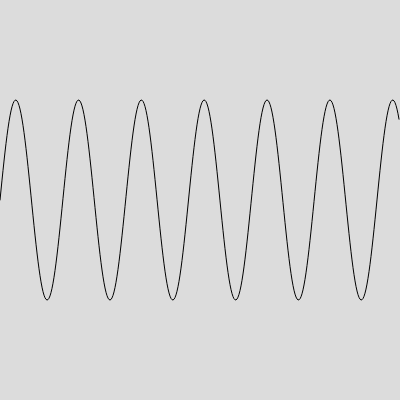
Frame 1 (no input)
Frame 60 (no input): identical to frame 1, image omitted
Frame 120 (the mouse pressed at the canvas centre since frame 60): identical to frame 1, image omitted

The p5.js sketch that drew this single still picture (run headless with seeded random() and noise() and a simulated clock; from frame 60 on, the mouse is pressed at the canvas centre):

// p5.js sketch
// ── sketch.js
function setup() {
  createCanvas(400, 400);
}

function draw() {
  background(220);
  noFill();
  beginShape();
  for(let i=0; i<width; i++){
    let y=sin(0.1*i);
    let yreal=map(y,-1,1,300,100);
    vertex(i,yreal);
  }
  endShape();
}
